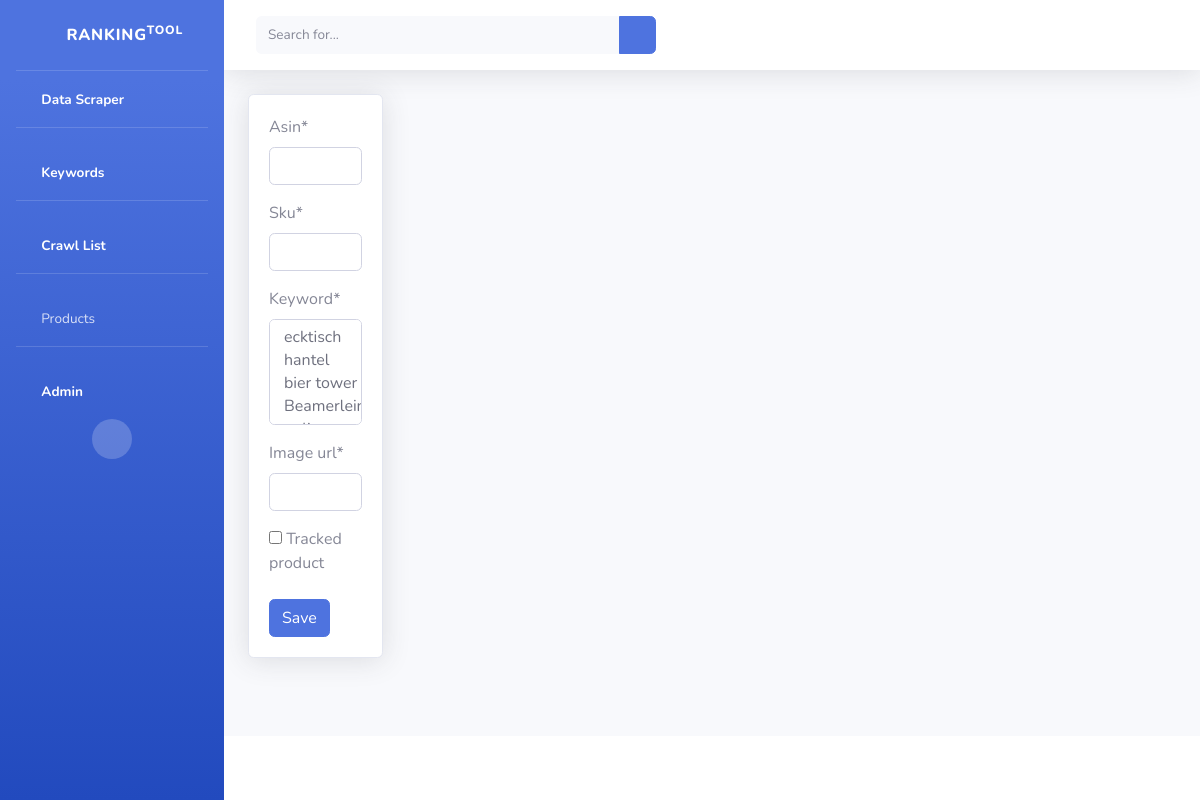
/product/create/, run on an earlier commit of the app's database.
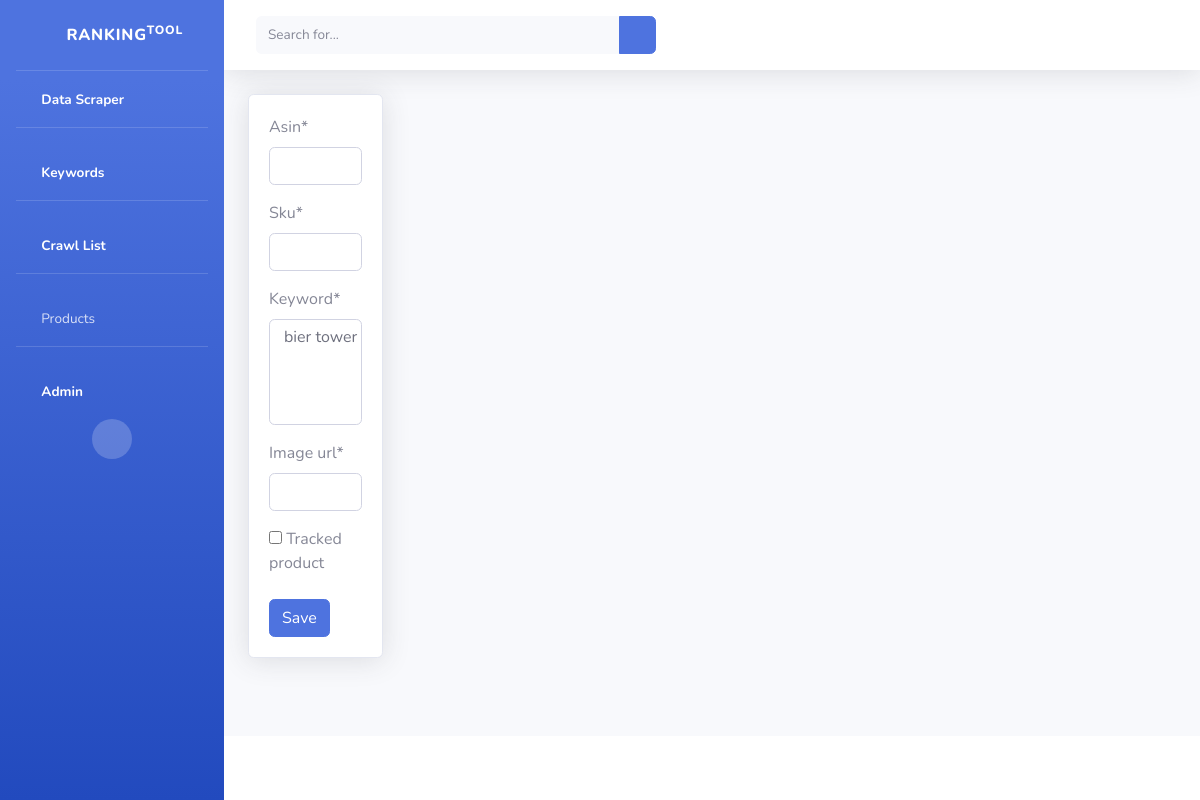
And on a later commit of the database.
### RankingTool/models.py (models this page shows, shortened)
class Keyword(models.Model):
    keyword = models.CharField(max_length=200,default="")
    def __str__(self):
        return self.keyword

### RankingTool/views.py (the view)
# urls.py: path('product/create/', ProductCreateView.as_view(), name="product-create"),
class ProductCreateView(CreateView):
    form_class = ProductForm
    queryset = Product.objects.all()
    template_name = 'product/product_create.html'

### RankingTool/forms.py
class ProductForm(forms.ModelForm):
    class Meta:
        model = Product
        fields = [
            'asin',
            'sku',
            'keyword',
            'image_url',
            'tracked_product'
          ]

### templates/product/product_create.html (shortened to what this page needs)
{% extends 'base.html' %}
{% load crispy_forms_tags %}
{% block content%}
<div class="row">
    <div class="col-2">
        <div class="card shadow ">
            <div class="card-body">
                <form method="POST">
                    {{ form|crispy }}
                    <input class="btn btn-primary" type="submit" value="Save">
                </form>
            </div>
        </div>
    </div>
    <div class="col">
    </div>
</div>
{% endblock content%}

What changed in the data, as far as the page shows it:
removed Keyword: keyword "ecktisch / hantel / bier tower / Beamerleinwand"
added Keyword: keyword "bier tower"
